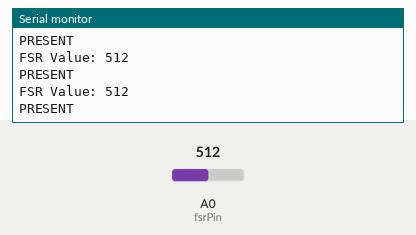
This sketch was run on a simulated Arduino Uno, built with avr-gcc and run on an emulated ATmega328P. On the bench: the last lines printed to the serial monitor. Inputs (shaded band) come from the test bench; at power-on: A0 (fsrPin) = 512.

Above: at 1.2 s.
1.3 s: A0 (fsrPin) set to 486
At 2.2 s:
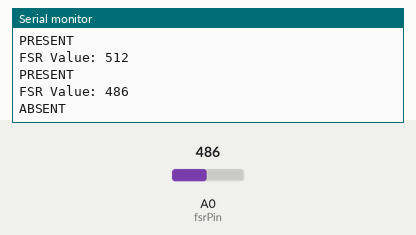
3.7 s: A0 (fsrPin) set to 510
At 4.4 s:
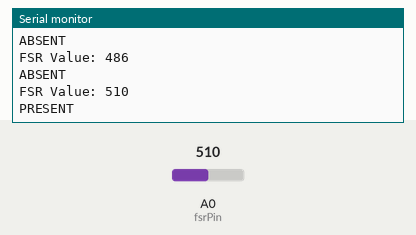
Timing chart, 0 to 6.7 s (numbered marks = the images above; inputs shaded):
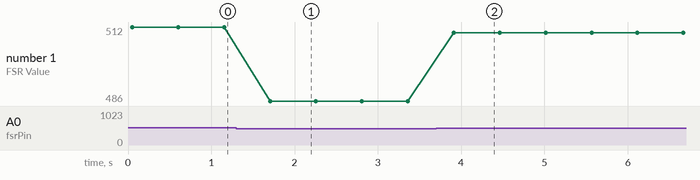

Measured:
- the behaviour switches between 501 and 500 on A0 (fsrPin) (found by bisection; images 0 and 1)
- after the input at 1.3 s, the serial monitor: prints a new line after 0.41 s (image 1)
- after the input at 3.7 s, the serial monitor: prints a new line after 0.21 s (image 2)
- plotted number 1: 512 → 486 after the input at 1.3 s, 486 → 510 after the input at 3.7 s

The sketch:

Smart_Footboard_Safety.ino
```cpp
#define fsrPin A0  // Connect FSR sensor to Analog pin A0

void setup() {
    Serial.begin(9600);
    pinMode(fsrPin, INPUT);
}

int getAverageFSRReading() {
    int sum = 0;
    for (int i = 0; i < 10; i++) {  // Take 10 readings for noise reduction
        sum += analogRead(fsrPin);
        delay(5);
    }
    return sum / 10;
}

void loop() {
    int fsrValue = getAverageFSRReading();
    Serial.print("FSR Value: ");
    Serial.println(fsrValue);  // Print raw values for debugging

    if (fsrValue > 500) {  // Adjust threshold based on observed values
        Serial.println("PRESENT");
    } else {
        Serial.println("ABSENT");
    }
    delay(500);  // Reduce excessive serial output
}
```
